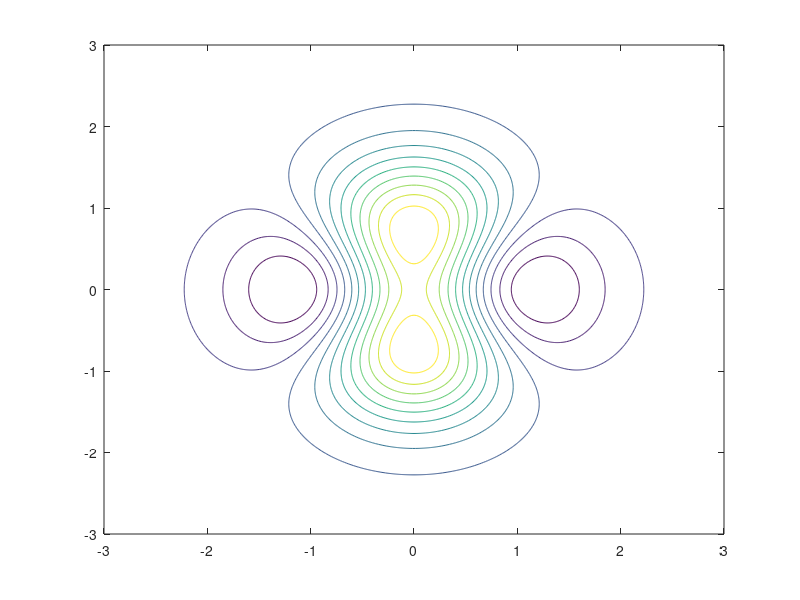
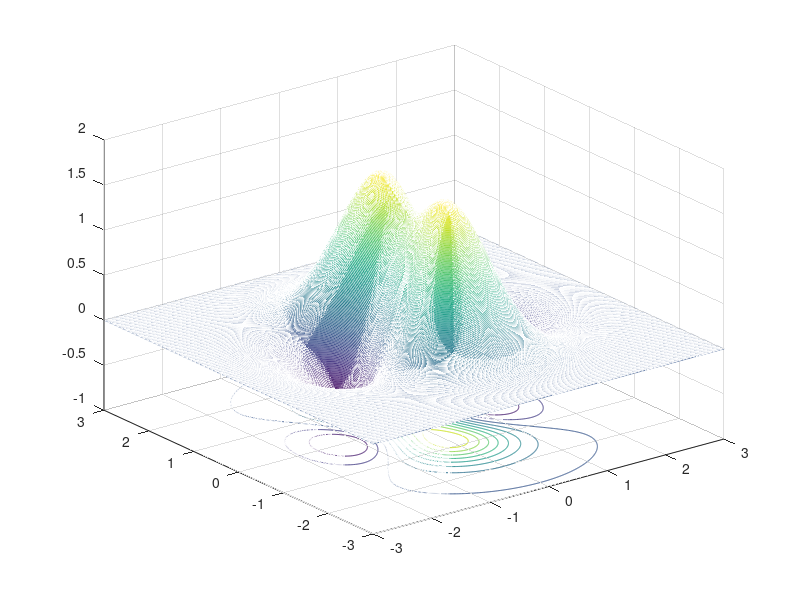

Recreate these plots in MATLAB, in order. (Note: this script raises an error after producing the figures.)
clc
clear
clear all


disp('Kyle Neuman');
disp('Tom Shields');
disp('Math 205: Calc III');
disp('Carroll Community College');
disp('10/23/15');
disp(' ');
disp('Question 1');
fprintf('see attached graphs\n')
[x1,y1]= meshgrid(-3:1/100:3, -3:1/100:3);
functionZ = (.5 - x1.^2 + y1.^2).*exp(1 - x1.^2 - y1.^2);

% level curves graph
figure(1)
contour(x1, y1, functionZ, 12)

% 3-D graph
figure(2);
meshc(x1, y1, functionZ)

fprintf('\nQuestion 2\n');
syms x y
f = (.5 - x^2 + y^2).*exp(1 - x^2 - y^2)

% first partials
fxPrime = diff(f, x);
fyPrime = diff(f, y);

% second partials
fxDoublePrime = diff(fxPrime, x);
fyDoublePrime = diff(fyPrime, y);

% mixed partial
fxy = diff(fxPrime, y);

% first partial derivatives solved as a system of equations for x and y
disp('critcal values found for x and y')
[xVar, yVar] = solve(fxPrime, fyPrime)

% plotting critical points
[dx1, dy1] = gradient(functionZ);
figure(3)
contour(x1, y1, functionZ, 12)
hold on
plot(single(xVar), single(yVar), '*b')


% determine type of critical point and prints to console
% iterates though each cricital point and returns unique value for each
index = length(xVar);
for i = 1:index
    % numerical solution for second partial derivative of x
    fxDoublePrime1 = subs(fxDoublePrime, [x, y], [xVar(i), yVar(i)]);
    % numerical solution for second partial derivative of y
    fyDoublePrime1 = subs(fyDoublePrime, [x, y], [xVar(i), yVar(i)]);
    % mixed partial derivative
    fxyValue = subs(fxy, [x,y], [xVar(i), yVar(i)]);
    % value of z at critical point
    zValue1 = subs(f, [x, y], [xVar(i), yVar(i)]);
    % d value for (fxx*fyy)-(fxy)^2
    d = fxDoublePrime1 * fyDoublePrime1 - (fxyValue)^2;
    if d < 0
        fprintf('(%s, %s, %s) is a saddlePoint\n\n',char(xVar(i)), ...
            char(yVar(i)), char(zValue1))
    elseif fxDoublePrime1 > 0
        fprintf('(%s, %s, %s) is a relative minimum\n\n', char(xVar(i)),...
            char(yVar(i)), char(zValue1))
    elseif fxDoublePrime1 < 0
        fprintf('(%s, %s, %s) is a relative maximum\n\n', char(xVar(i)),...
            char(yVar(i)), char(zValue1))
    else
        disp('d = 0 and therefore cannot be determined\n\n');
    end
end

fprintf('\nI did it professor Shields!!!! With this code you should be\n')
fprintf('able to plug any function in for f and it will tell you the critical points')

